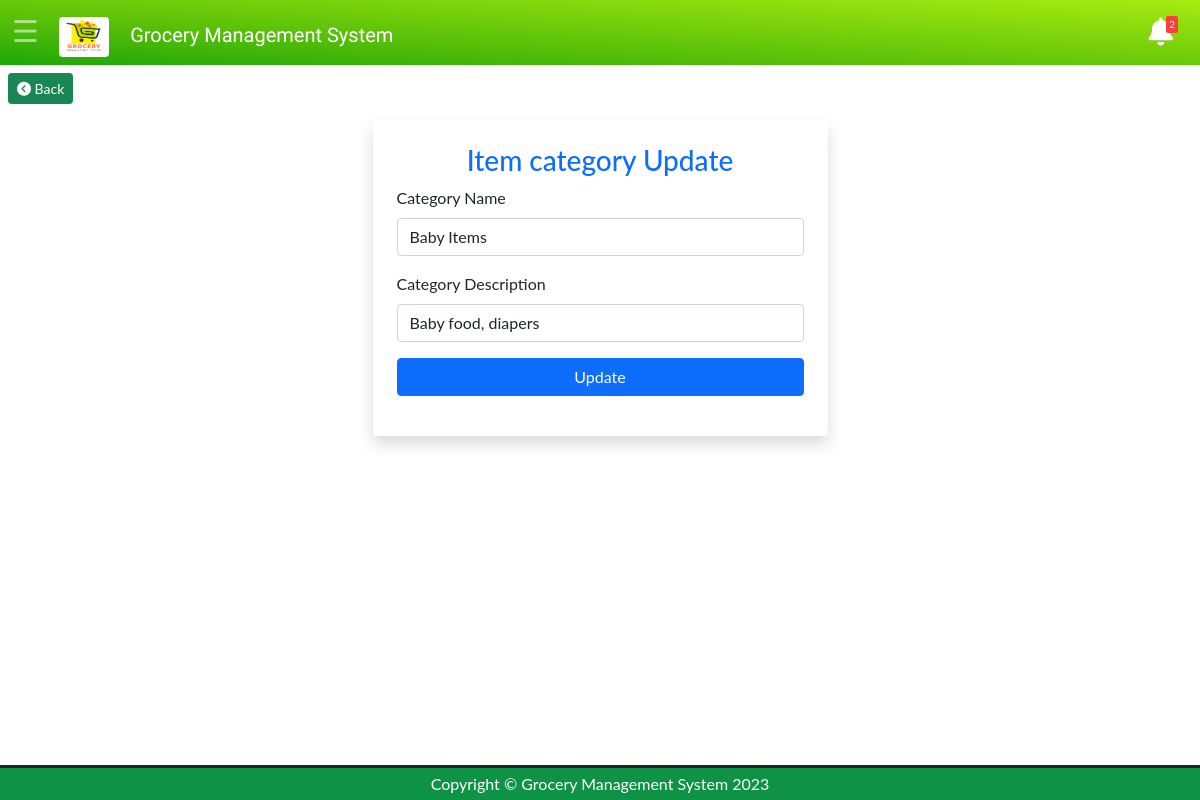
Screenshot of /item-category-update.php?id=1 (signed in) with the database file from the repository.
### tables this page shows
CREATE TABLE IF NOT EXISTS `gms_item_category` (
  `CATEGORY_ID` int(10) NOT NULL AUTO_INCREMENT,
  `CATEGORY_NAME` varchar(30) NOT NULL,
  `CATEGORY_DESC` varchar(40) NOT NULL,
  PRIMARY KEY (`CATEGORY_ID`)
);

### item-category-update.php (the view, shortened to what this page needs)
<?php
    include('navheader.php');
    ?>
<body>
    <div class="form-background ">
    <a href="item-category.php">
    <button type="button" class="m-2 btn btn-sm btn-success"><i class="fa-solid fa-circle-chevron-left"></i> Back</button>
    </a>
        <div class="container mt-2  ">
    <?php
   $id=$_GET['id'];
  $query1="select * from gms_item_category where CATEGORY_ID='$id'";
  $result=mysqli_query($conn,$query1);
  $rows=mysqli_fetch_assoc($result);
?>
        <div class="container mt-2  ">
            <div class="container login-container col-lg-5 shadow p-4 rounded-2">
                <h3 class="text-center text-primary">Item category Update</h3>
                <form action="" method="post">
                <div class="mb-3">
                        <label class="form-label">Category Name</label>
                        <input type="text" class="form-control" value="<?php echo $rows['CATEGORY_NAME']; ?>" name="CATEGORY_NAME"  required maxlength="30">
                    </div>
                    <div class="mb-3">
                        <label class="form-label">Category Description</label>
                        <input type="text" class="form-control" value="<?php echo $rows['CATEGORY_DESC']; ?>"  name="CATEGORY_DESC"  required maxlength="40">
                    </div>
                    <input type="submit" value="Update" name="update" class="btn btn-primary col-12">
                </form>
            </div>
        </div>
    </div>
</body>
<?php
include('footer.php');
?>

### css/style.css (style rules this page uses)
body { font-family: "Lato", sans-serif; }

### rows the page displays
gms_item_category: CATEGORY_NAME "Baby Items", CATEGORY_DESC "Baby food, diapers"

### other values shown
$a "2"
